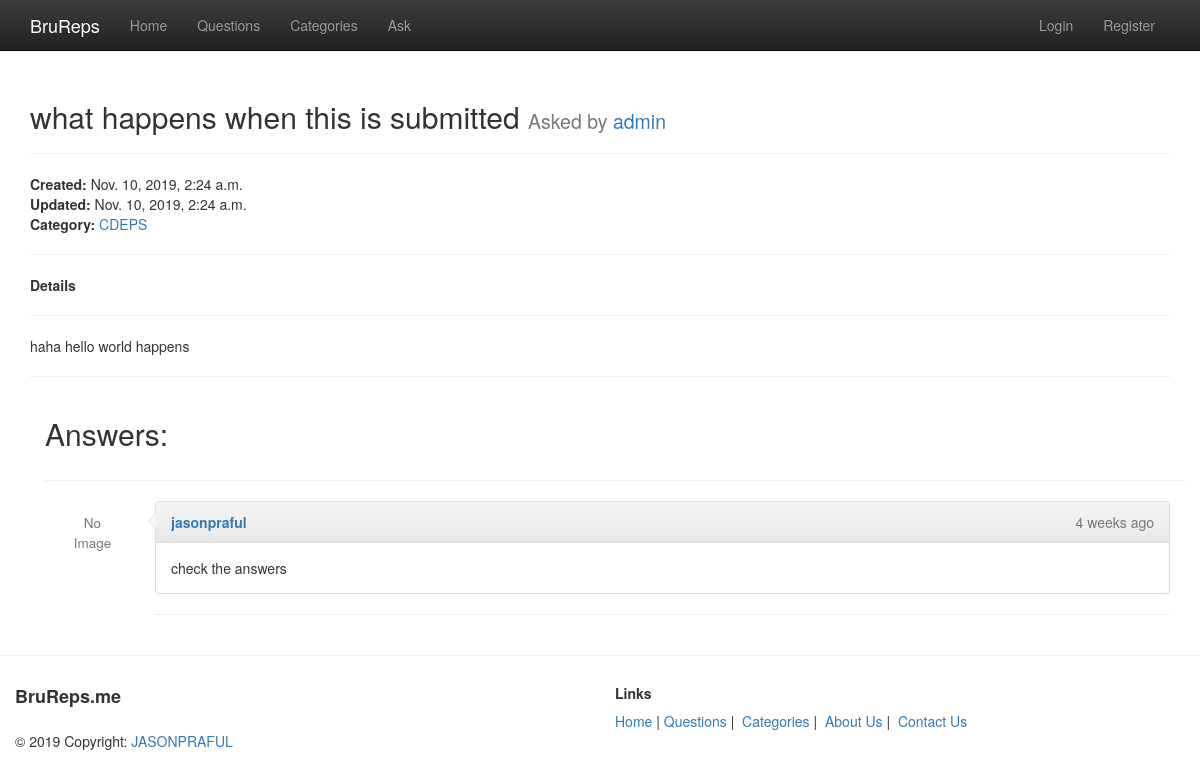
Page /questions/what-happens-when-this-is-submitted/ on the committed database.
### questions/models.py (models this page shows, shortened)
class Question(models.Model):
    user = models.ForeignKey(User, on_delete=models.CASCADE)
    category = models.ForeignKey(Category, on_delete=models.CASCADE)
    qus = models.CharField(max_length=254, verbose_name="question")
    details = models.TextField(blank=True)
    slug = models.SlugField(unique=True, max_length=254)
    created = models.DateTimeField(auto_now_add=True)
    updated = models.DateTimeField(auto_now=True)
    class Meta:
        ordering = ['-updated', '-created']

class Category(models.Model):
    name = models.CharField(max_length=128, unique=True, verbose_name="category")
    slug = models.SlugField(unique=True)
    def __str__(self):
        return self.name
    def get_absolute_url(self):
        return reverse("questions:category", kwargs={"slug": self.slug})
    class Meta:
        ordering = ['-id']

class Answer(models.Model):
    user = models.ForeignKey(User, on_delete=models.CASCADE)
    question = models.ForeignKey(Question, on_delete=models.CASCADE)
    ans = models.TextField(verbose_name="answer")
    created = models.DateTimeField(auto_now_add=True)
    updated = models.DateTimeField(auto_now=True)
    class Meta:
        ordering = ['-updated', '-created']

### accounts/models.py (models this page shows, shortened)
class User(AbstractUser):
    username = models.CharField(max_length=254, unique=True, blank=False,
                                validators=[
                                        RegexValidator(
                                        regex = USERNAME_REGEX,
                                        message = 'Username must be Alpahnumeric or contain any of the following: ".+ -" ',
                                        code='invalid_username'
                                        )]
                                )
    first_name = models.CharField(max_length=254, blank=False,
                                  validators=[
                                        RegexValidator(
                                        regex = NAME_REGEX,
                                        message = 'Name must be Alphabetic',
                                        code='invalid_first_name'
                                        )]
                                )
    last_name = models.CharField(max_length=254, blank=False,
                                  validators=[
                                        RegexValidator(
                                        regex = NAME_REGEX,
                                        message = 'Name must be Alphabetic',
                                        code='invalid_last_name'
                                        )]
                                )
    email = models.EmailField(unique=True, blank=False)
    bio = models.CharField(max_length=512, blank=True)
    birth_date = models.DateField(null=True, blank=True)
    height_field = models.IntegerField(default=600, null=True)
    width_field = models.IntegerField(default=600, null=True)
    USERNAME_FIELD = 'email' # use email to log in
    REQUIRED_FIELDS = ['username'] # required when user is created
    def get_absolute_url(self):
        return reverse("user_profile", kwargs={"username": self.username})

### questions/views.py (the view, shortened to what this page needs)
# urls.py: url(r'^(?P<slug>[\w-]+)/$', question_detail, name='question_detail'),
def question_detail(request, slug=None):
    question = get_object_or_404(Question, slug=slug)
    answers_list = Answer.objects.filter(question=question)
    context = { "question": question,
                "answers_list": answers_list,
                 }
    return render(request, "questions/question_detail.html", context)

### core/context_processors.py (called while the page is built)
def notification_count(request):
    if request.user.is_authenticated:
        user = request.user
        not_viewed = SendNotification.objects.filter(user=user, viewed=False).count()
        return {'not_viewed': not_viewed}
    return {}

### questions/templates/questions/question_detail.html (shortened to what this page needs)
{% extends "core/base.html" %}
{% load crispy_forms_tags %}
{% block content %}
<h2>{{ question.qus }}
<small>Asked by <a href="{{question.user.get_absolute_url}}">{{ question.user.username }}</a></small>
</h2>
<hr>
<b>Created: </b>{{ question.created }}<br>
<b>Updated: </b>{{ question.updated }}<br>
<b>Category: </b><a href="{{question.category.get_absolute_url}}">{{ question.category }}</a>
<hr>
<strong>Details</strong>
<hr>
<p>{{ question.details }}</p>
<hr>
<div class="container">
    <div class="row">
        <div class="col-sm-12">
            <h2>Answers:</h2>
        </div>
    </div>
    <hr>
    {% for answer in answers_list %}
        {% if answer.user.picture %}
        <div class="col-sm-1">
            <div class="thumbnail">
                <img class="img-responsive user-photo" src="{{ answer.user.picture.url }}">
            </div>
        </div>
        {% else %}
                <div class="col-sm-1">
                <h4 align="center"><small>No <br>Image</small></h4>
        </div>
        {% endif %}
        <div class="col-sm-11">
            <div class="panel panel-default">
                <div class="panel-heading">
                    <strong>
                    <a href="{{answer.user.get_absolute_url}}">{{ answer.user.username }}</a>
                    </strong>
                    <span style="padding-left: 5px;" >
                    </span>
                    <span style="float: right;" class="text-muted">
                    {{ answer.updated|timesince }} ago
                    </span>
                </div>
                <div class="panel-body">
                    {{ answer.ans }}
                </div>
            </div>
            <hr>
        </div>
  {% endfor %}
</div>
{% endblock content %}

### core/templates/core/base.html (shortened to what this page needs)
{% load staticfiles %}
<!DOCTYPE html>
<html>
    <head>
        <link rel="stylesheet" href='{% static "css/base.css" %}'>
        <link rel="stylesheet" href='{% static "css/bootstrap.min.css" %}'>
        <link rel="stylesheet" href='{% static "css/bootstrap-theme.min.css" %}'>
    </head>
    <body>
        {% include "core/navbar.html" %}
            <div class="container" style="padding-top: 80px;" >
                {% block content %}
                {% endblock content %}
            </div>
        {% include "core/footer.html" %}
    </body>
</html>

### core/templates/core/navbar.html (shortened to what this page needs)
<nav class="navbar navbar-inverse navbar-fixed-top">
  <div class="container-fluid">
    <div class="navbar-header">
      <a class="navbar-brand" href="{% url 'home' %}" style="padding-left: 30px;">BruReps</a>
    </div>
    <div class="collapse navbar-collapse" id="bs-example-navbar-collapse-1">
      <ul class="nav navbar-nav">
        <li><a href="{% url 'home' %}">Home </a></li>
        <li><a href="{% url 'questions:question_list' %}">Questions</a></li>
        <li><a href="{% url 'questions:category_list' %}">Categories</a></li>
        <li><a href="{% url 'questions:question_ask' %}">Ask</a></li>
      </ul>
      <ul class="nav navbar-nav navbar-right" style="padding-right: 30px;">
        {% if request.user.is_authenticated %}
          {% if request.user.picture %}
            <li style="padding-top: 7px;"><img title="profile image" class="img-circle" src="{{ request.user.picture.url }}" id="nav-img"></li>
          {% endif %}
        <li class="dropdown">
          <a href="{{request.user.get_absolute_url}}" class="dropdown-toggle" data-toggle="dropdown" role="button" aria-haspopup="true" aria-expanded="false">
          {{ request.user.username }}
          {% if not_viewed %}
          &nbsp;<span class="badge">{{ not_viewed }}</span>
          {% endif %}
          <span class="caret"></span>
          </a>
          <ul class="dropdown-menu">
              <li><a href="{{request.user.get_absolute_url}}">Profile</a></li>
              <li role="separator" class="divider"></li>
              <li><a href="{% url 'questions:notification' %}">Notifications &nbsp; &nbsp;<span class="badge">{{ not_viewed }}</span></a></li>
              <li role="separator" class="divider"></li>
              <li><a href="{% url 'logout' %}">Logout</a></li>
          </ul>
        </li>
        {% else %}
        <li><a href="{% url 'login' %}">Login</a></li>
        <li><a href="{% url 'register' %}">Register</a></li>
        {% endif %}
      </ul>
    </div>
  </div>
</nav>

### core/templates/core/footer.html (shortened to what this page needs)
<hr>
<footer class="footer navbar-fixed">
    <div class="container-fluid">
        <div class="row">
            <div class="col-md-6">
                <h4 class="title"><b>BruReps.me</b></h4>
            </div>
            <div class="col-md-6">
                <h5 class="title"><b>Links</b></h5>
                <a href="{% url 'home' %}">Home </a>|
                <a href="{% url 'questions:question_list' %}">Questions</a> |&nbsp;
                <a href="{% url 'questions:category_list' %}">Categories</a> |&nbsp;
                <a href="{% url 'about' %}">About Us</a> |&nbsp;
                <a href="{% url 'contact' %}">Contact Us</a>
            </div>
        </div>
    </div>
    <div class="footer-copyright">
        <div class="container-fluid">
            © 2019 Copyright: <a href="http://127.0.0.1:8000/">JASONPRAFUL</a>
        </div>
    </div>
</footer>
<br>

### static/css/base.css (style rules this page uses)
.panel { position:relative; }
.panel>.panel-heading:after,.panel>.panel-heading:before { position:absolute; top:11px;left:-16px; right:100%; width:0; height:0; display:block; content:" "; border-color:transparent; border-style:solid solid outset; pointer-events:none; }
.panel>.panel-heading:after { border-width:7px; border-right-color:#f7f7f7; margin-top:1px; margin-left:2px; }
.panel>.panel-heading:before { border-right-color:#ddd; border-width:8px; }

### rows in the picture
Question: qus "what happens when this is submitted", user.username "admin", created "Nov. 10, 2019, 2:24 a.m.", updated "Nov. 10, 2019, 2:24 a.m.", category "CDEPS", details "haha hello world happens"
Answer: shows "No", user.username "jasonpraful", updated "4 weeks", ans "check the answers"
